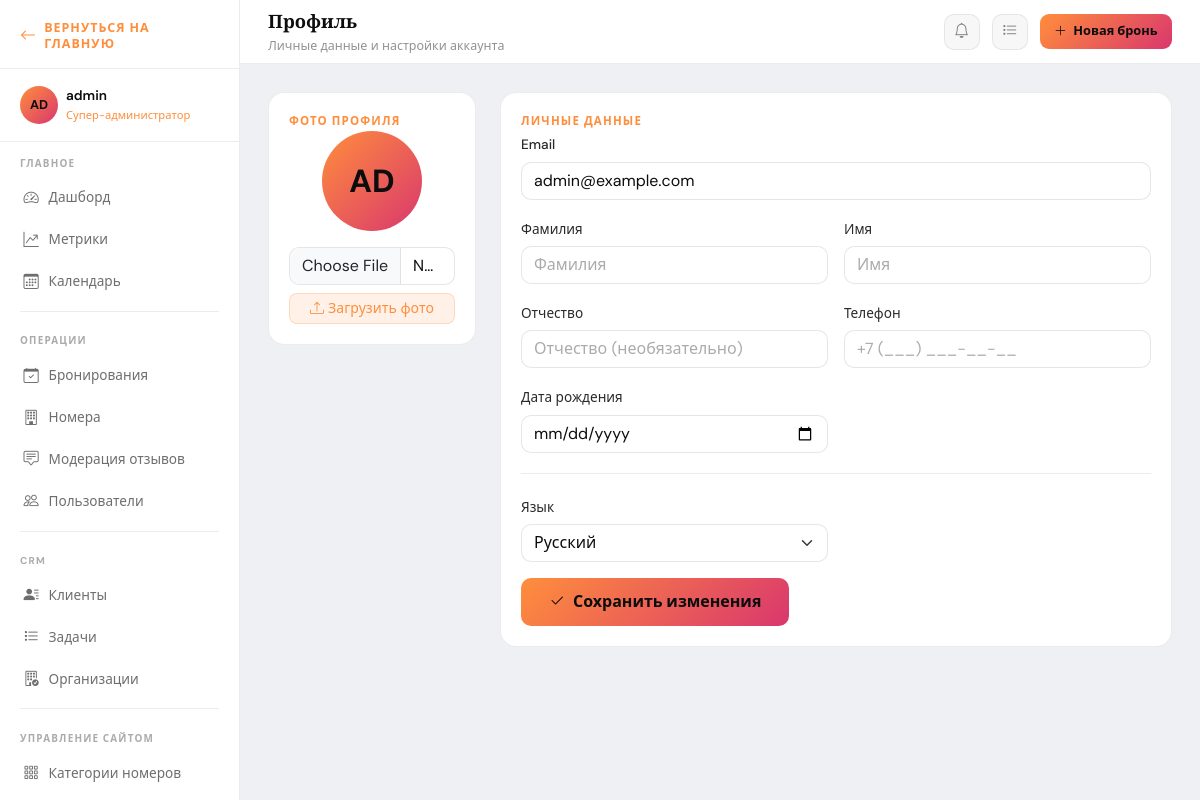
The page /cabinet/profile/ (signed in) on the database its author committed.
### apps/accounts/models.py (models this page shows, shortened)
class User(AbstractUser, TimeStampedModel):
    username = None
    email = models.EmailField(_("email"), unique=True)
    role = models.CharField(
        _("роль"),
        max_length=20,
        choices=UserRole.choices,
        default=UserRole.USER,
        db_index=True,
    )
    phone = models.CharField(
        _("телефон"), max_length=20, blank=True, validators=[phone_validator]
    )
    patronymic = models.CharField(_("отчество"), max_length=150, blank=True)
    date_of_birth = models.DateField(_("дата рождения"), null=True, blank=True)
    avatar = models.ImageField(
        _("аватар"), upload_to="avatars/%Y/%m/", null=True, blank=True
    )
    preferred_language = models.CharField(
        _("язык интерфейса"), max_length=10, default="ru", blank=True,
        choices=[("ru", "Русский"), ("en", "English")],
    )
    marketing_consent    = models.BooleanField(_("согласие на рассылку"), default=False)
    email_notifications  = models.BooleanField(_("email-уведомления"),    default=True)
    USERNAME_FIELD  = "email"
    REQUIRED_FIELDS = []
    objects = UserManager()
    class Meta:
        verbose_name         = _("пользоваостиница")
        verbose_name_plural  = _("пользователи")
        ordering             = ["-created_at"]
        indexes = [
            models.Index(fields=["role", "is_active"]),
        ]
    @property
    def is_plain_user(self) -> bool:
        return self.role == UserRole.USER and not self.is_superuser
    @property
    def is_receptionist(self) -> bool:
        return self.has_role(UserRole.RECEPTIONIST)
    @property
    def is_manager(self) -> bool:
        return self.has_role(UserRole.MANAGER)
    @property
    def is_admin(self) -> bool:
        return self.has_role(UserRole.ADMIN)
    @property
    def is_super_admin(self) -> bool:
        return self.is_superuser or self.role == UserRole.SUPER_ADMIN
    def has_role(self, minimum_role: str) -> bool:
        if self.is_superuser:
            return True
        return role_gte(self.role, minimum_role)
    def get_short_name(self) -> str:
        return self.first_name or self.email.split("@")[0]
    def get_initials(self) -> str:
        parts = [self.first_name[:1], self.last_name[:1]]
        return "".join(p for p in parts if p).upper() or self.email[:2].upper()
    @property
    def push_notifications_unread_count(self) -> int:
        return self.push_notifications.filter(is_read=False).count()

### apps/accounts/views.py (the view, shortened to what this page needs)
# urls.py: path("profile/",                  views.ProfileUpdateView.as_view(),     name="profile"),
class ProfileUpdateView(LoginRequiredMixin, View):
    template_name = "accounts/profile.html"
    login_url = "/auth/login/"
    def _template_name(self, request):
        if request.user.is_manager:
            return "dashboard/profile.html"
        return self.template_name
    def get(self, request):
        return render(request, self._template_name(request), {
            "form": ProfileUpdateForm(instance=request.user),
            "avatar_form": AvatarUploadForm(instance=request.user),
        })

### templates/dashboard/profile.html (shortened to what this page needs)
{% extends "dashboard/base_dashboard.html" %}
{% block dashboard_title %}Профиль{% endblock %}
{% block dashboard_subtitle %}Личные данные и настройки аккаунта{% endblock %}
{% block dashboard_content %}
<div class="row g-4">
  <div class="col-md-4 col-xl-3">
    <div class="dash-card text-center">
      <div class="dash-card-title">Фото профиля</div>
      <div style="width:100px;height:100px;border-radius:50%;margin:0 auto 1rem;
                  background:linear-gradient(135deg,#ff8e3c,#d9376e);
                  display:flex;align-items:center;justify-content:center;
                  font-size:2rem;font-weight:700;color:#0d0d0d;overflow:hidden">
        {% if request.user.avatar %}
          <img src="{{ request.user.avatar.url }}" alt="Аватар" style="width:100%;height:100%;object-fit:cover" />
        {% else %}
          {{ request.user.get_initials }}
        {% endif %}
      </div>
      <form method="post" enctype="multipart/form-data">
        {{ avatar_form.avatar }}
        <button type="submit" class="btn btn-sm mt-2"
                style="background:rgba(255,142,60,.12);color:#ff8e3c;border:1px solid rgba(255,142,60,.25);border-radius:8px;width:100%">
          <i class="bi bi-upload me-1"></i>Загрузить фото
        </button>
      </form>
    </div>
  </div>
  <div class="col-md-8 col-xl-9">
    <div class="dash-card">
      <div class="dash-card-title">Личные данные</div>
      <form method="post">
        <div class="row g-3">
          <div class="col-12"><label class="form-label" for="{{ form.email.id_for_label }}">Email</label>{{ form.email }}</div>
          <div class="col-sm-6"><label class="form-label" for="{{ form.last_name.id_for_label }}">Фамилия</label>{{ form.last_name }}</div>
          <div class="col-sm-6"><label class="form-label" for="{{ form.first_name.id_for_label }}">Имя</label>{{ form.first_name }}</div>
          <div class="col-sm-6"><label class="form-label" for="{{ form.patronymic.id_for_label }}">Отчество</label>{{ form.patronymic }}</div>
          <div class="col-sm-6"><label class="form-label" for="{{ form.phone.id_for_label }}">Телефон</label>{{ form.phone }}</div>
          <div class="col-sm-6"><label class="form-label" for="{{ form.date_of_birth.id_for_label }}">Дата рождения</label>{{ form.date_of_birth }}</div>
        </div>
        <div style="height:1px;background:rgba(13,13,13,.08);margin:1.25rem 0"></div>
        <div class="row g-3 mb-3">
          <div class="col-sm-6"><label class="form-label" for="{{ form.preferred_language.id_for_label }}">Язык</label>{{ form.preferred_language }}</div>
        </div>
        <button type="submit"
                style="background:linear-gradient(135deg,#ff8e3c,#d9376e);border:none;border-radius:10px;color:#0d0d0d;
                       padding:.7rem 1.75rem;font-weight:700;cursor:pointer">
          <i class="bi bi-check2 me-2"></i>Сохранить изменения
        </button>
      </form>
    </div>
  </div>
</div>
{% endblock %}

### templates/dashboard/base_dashboard.html (shortened to what this page needs)
{% extends "base.html" %}
{% load static %}
{% block body_class %}dash-app{% endblock %}
{% block content %}
<div class="dash-layout">
  <aside class="dash-sidebar" id="dashSidebar">
    <div class="sidebar-brand">
      <a href="{% url 'hotel:index' %}" class="sidebar-brand-home" aria-label="Вернуться на главную">
        <i class="bi bi-arrow-left" aria-hidden="true"></i>
        <span>Вернуться на главную</span>
      </a>
    </div>
    <div class="sidebar-user">
      <div class="d-flex align-items-center gap-2">
        <div class="sidebar-user-avatar">
          {% if request.user.avatar %}
            <img src="{{ request.user.avatar.url }}" alt="" />
          {% else %}
            {{ request.user.get_initials }}
          {% endif %}
        </div>
        <div>
          <div class="sidebar-user-name">{{ request.user.get_short_name }}</div>
          <div class="sidebar-user-role">{{ request.user.get_role_display }}</div>
        </div>
      </div>
    </div>
    <ul class="sidebar-nav" style="flex:1;padding-bottom:1rem">
      <div class="sidebar-section-label">Главное</div>
      <li>
        <a href="{% url 'dashboard:index' %}"
           class="{% if request.resolver_match.url_name == 'index' and request.resolver_match.namespace == 'dashboard' %}active{% endif %}">
          <i class="bi bi-speedometer2"></i> Дашборд
        </a>
      </li>
      {% if request.user.is_manager or request.user.is_admin or request.user.is_super_admin or request.user.is_superuser %}
      <li>
        <a href="{% url 'dashboard:metrics' %}"
           class="{% if request.resolver_match.url_name == 'metrics' %}active{% endif %}">
          <i class="bi bi-graph-up-arrow"></i> Метрики
        </a>
      </li>
      {% endif %}
      <li>
        <a href="{% url 'dashboard:calendar' %}"
           class="{% if request.resolver_match.url_name == 'calendar' %}active{% endif %}">
          <i class="bi bi-calendar3"></i> Календарь
        </a>
      </li>
      <div class="sidebar-divider"></div>
      <div class="sidebar-section-label">Операции</div>
      <li>
        <a href="{% url 'bookings:staff_list' %}"
           class="{% if request.resolver_match.namespace == 'bookings' %}active{% endif %}">
          <i class="bi bi-calendar-check"></i> Бронирования
        </a>
      </li>
      <li>
        <a href="{% url 'dashboard:rooms' %}"
           class="{% if request.resolver_match.url_name == 'rooms' %}active{% endif %}">
          <i class="bi bi-building"></i> Номера
        </a>
      </li>
      {% if request.user.is_receptionist %}
      <li>
        <a href="{% url 'dashboard:reviews' %}"
           class="{% if request.resolver_match.url_name == 'reviews' %}active{% endif %}">
          <i class="bi bi-chat-square-text"></i> Модерация отзывов
        </a>
      </li>
      {% endif %}
      <li>
        <a href="{% url 'accounts:user_list' %}"
           class="{% if request.resolver_match.namespace == 'accounts' and 'user' in request.resolver_match.url_name %}active{% endif %}">
          <i class="bi bi-people"></i> Пользователи
        </a>
      </li>
      <div class="sidebar-divider"></div>
      <div class="sidebar-section-label">CRM</div>
      <li>
        <a href="{% url 'crm:client_list' %}"
           class="{% if request.resolver_match.namespace == 'crm' and 'client' in request.resolver_match.url_name %}active{% endif %}">
          <i class="bi bi-person-lines-fill"></i> Клиенты
        </a>
      </li>
      <li>
        <a href="{% url 'crm:task_list' %}"
           class="{% if request.resolver_match.url_name == 'task_list' %}active{% endif %}">
          <i class="bi bi-list-task"></i> Задачи
        </a>
      </li>
      <li>
        <a href="{% url 'crm:organization_list' %}"
           class="{% if request.resolver_match.url_name == 'organization_list' %}active{% endif %}">
          <i class="bi bi-building-check"></i> Организации
        </a>
      </li>
      <div class="sidebar-divider"></div>
      <div class="sidebar-section-label">Управление сайтом</div>
      <li>
        <a href="{% url 'hotel:staff_category_list' %}"
           class="{% if request.resolver_match.namespace == 'hotel' and 'category' in request.resolver_match.url_name %}active{% endif %}">
          <i class="bi bi-grid-3x3-gap"></i> Категории номеров
        </a>
      </li>
      <li>
        <a href="{% url 'hotel:staff_room_list' %}"
           class="{% if request.resolver_match.namespace == 'hotel' and 'room' in request.resolver_match.url_name and 'category' not in request.resolver_match.url_name %}active{% endif %}">
        </a>
      </li>
    </ul>
  </aside>
  <div class="dash-main">
    <div class="dash-topbar">
      <div class="dash-topbar-info">
        <div class="dash-topbar-title">{% block dashboard_title %}Панель управления{% endblock %}</div>
        <div class="dash-topbar-subtitle">{% block dashboard_subtitle %}{% endblock %}</div>
      </div>
      <div class="dash-topbar-actions">
        {% with unread_count=request.user.push_notifications_unread_count %}
        <div class="notif-wrap">
          <button type="button" class="topbar-icon-btn notif-toggle-btn" id="notifToggleBtn"
                  onclick="toggleNotifPanel(event)" aria-label="Уведомления" aria-expanded="false">
            <i class="bi bi-bell"></i>
          </button>
        </div>
        {% endwith %}
        <a href="{% url 'crm:task_list' %}" class="topbar-icon-btn" title="Задачи">
          <i class="bi bi-list-task"></i>
        </a>
        <a href="{% url 'bookings:staff_create' %}" class="topbar-new-booking" title="Новая бронь">
          <i class="bi bi-plus-lg"></i>
          <span>Новая бронь</span>
        </a>
      </div>
    </div>
    <div class="dash-content">
      {% block dashboard_content %}{% endblock %}
    </div>
  </div>
</div>
{% endblock %}

### rows shown on the page
User: user.get_initials "AD", user.get_short_name "admin", user.role "Супер-администратор", email "admin@example.com", preferred_language "Русский"
